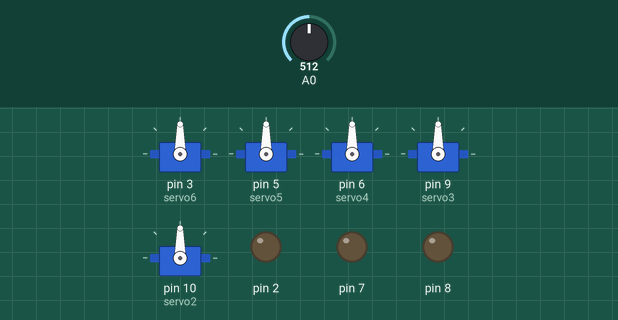
Simulated run of this sketch. Board: Arduino Uno, built with avr-gcc and run on an emulated ATmega328P. Shown: 5 × servo, output pins drawn as LEDs (lit = HIGH). The inputs (shaded band) are chosen by the test bench; at power-on: A0 = 512.

Above: at 1.2 s.
1.3 s: A0 set to 167
2.8 s: A0 set to 134
At 3.7 s:
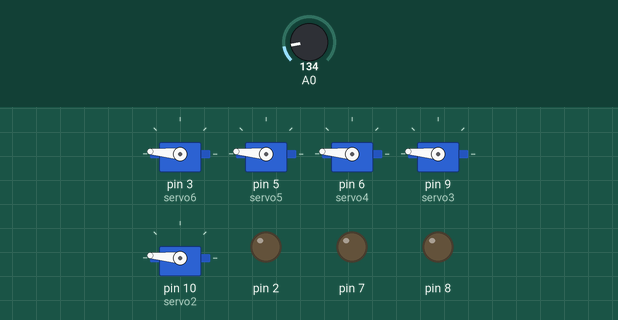
Timing chart, 0 to 5.8 s (numbered marks = the images above; inputs shaded):
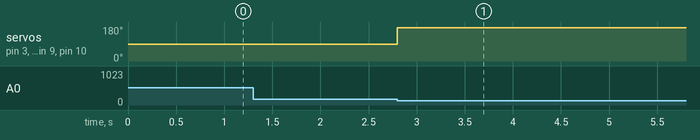

The sketch:

Final_Code.ino
```cpp
#include<Servo.h>

Servo servo1;
Servo servo2;
Servo servo3;
Servo servo4;
Servo servo5;
Servo servo6;

int pos = 175;


void setup() {
  pinMode(2, OUTPUT);
  pinMode(8, OUTPUT);
  pinMode(7, OUTPUT);
  Serial.begin(9600);
  servo6.attach(3);
  servo5.attach(5);
  servo4.attach(6);
  servo3.attach(9);
  servo2.attach(10);


}

void loop() {

  int sensorValue = analogRead(A0);
  int threshold = 150;

  digitalWrite(2, LOW);
  digitalWrite(7, LOW);
  digitalWrite(8, LOW);
   int c=0;
  c = millis();
  if(sensorValue > threshold)
  {
    if(sensorValue >= 300){
      int a = millis();
      if(sensorValue < 250){
      int e = a - c ;
      e = a/1000;
      Serial.println(e);
      switch (e) {
        case 1:
        Serial.println("POWER GRIP");
        digitalWrite(2, HIGH);
          servo5.write(50);
          servo6.write(50);
          servo4.write(50);
          servo3.write(50);
          servo2.write(50);
          if(sensorValue > 400){
            break;
          }

        case 2:
        Serial.println("PINCH GRIP");
        digitalWrite(7, HIGH);
        servo5.write(pos);
        servo6.write(pos);
        servo4.write(pos);
        servo3.write(50);
        servo2.write(50);
        if(sensorValue > 400){
            break;
          }

        case 3:
        Serial.println("CUSTOMIZED");
        digitalWrite(8, HIGH);
         servo5.write(pos);
         servo6.write(50);
         servo4.write(50);
         servo3.write(50);
         servo2.write(pos);
        if(sensorValue > 400){
            break;
          }

        default:
        Serial.println("START AGAIN");
        break;
      }
      c = a ;

      }
    }

  }


  else {
    servo5.write(pos);
      servo6.write(pos);
      servo4.write(pos);
      servo3.write(pos);
      servo2.write(pos);

  }


}
```

Measured:
- the behaviour switches between 151 and 150 on A0 (found by bisection; images 0 and 1)
- after the input at 1.3 s, every drawn part: stays the same
- after the input at 2.8 s, servo on pin 3 (servo6), servo on pin 5 (servo5), servo on pin 6 (servo4), servo on pin 9 (servo3), servo on pin 10 (servo2): 90° → 175° at once
